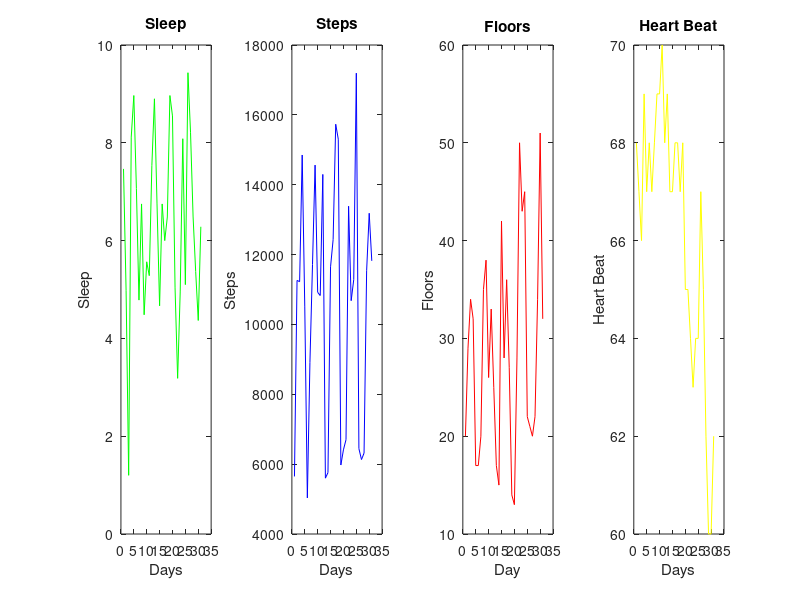

Write MATLAB code to recreate this figure.
function []=nayeem()
load('Data_Year.mat');
fprintf('ENCMP100 Assignment #4A Fitness Data Display\n');
fprintf('Anaylsed by Student Name (ccid)\n');
for i=1:size(Data,2)
    Totals(i,:)=ConvertAndSum(Data(i));
end
save('Total.mat','Totals');
GenPlots(Totals);
Stats = GenStats(Totals);
PrintData(Totals,Stats);
Monthly = ConvertAndSum_Monthly(Totals);
save('n_Monthly.mat','Monthly');
StatsMonthly = GenStatsMonthly(Monthly);
PrintMonthlyData(Monthly,StatsMonthly);
end
function [Totals] = ConvertAndSum(Data)
Totals.Month=Data.Month;
Totals.Day=Data.Day;
Totals.Year=Data.Year;
Totals.Steps=Data.Steps;
Totals.Distance=Data.Steps*0.0006;
Totals.Floors=Data.Floors;
Totals.Sleep_Hours=Data.Sleep_Hours+Data.Sleep_Minutes/60+Data.Nap_Hours+Data.Nap_Minutes/60;
Totals.RestingHR=Data.RestingHR;

end
function []=GenPlots(Totals)

for i=1:1:31
    s1(i)=Totals(i).Sleep_Hours;
    d1(i)=Totals(i).Day;
    st1(i)=Totals(i).Steps;
    f1(i)=Totals(i).Floors;
    r1(i)=Totals(i).RestingHR;
end

subplot(1,4,1), plot(d1,s1,'g'), title('Sleep'), xlabel('Days'), ylabel('Sleep'), subplot(1,4,2), plot(d1,st1,'b'), title('Steps'), xlabel('Days'), ylabel('Steps'), subplot(1,4,3), plot(d1,f1,'r'), title('Floors'), xlabel('Day'), ylabel('Floors'), subplot(1,4,4), plot(d1,r1,'y'), title('Heart Beat'), xlabel('Days'), ylabel('Heart Beat');
end
function [Stats]=GenStats(Totals)
Stats.minsl=min([Totals(:).Sleep_Hours]);
Stats.minst=min([Totals(:).Steps]);
Stats.minfl=min([Totals(:).Floors]);
Stats.maxsl=max([Totals(:).Sleep_Hours]);
Stats.maxst=max([Totals(:).Steps]);
Stats.maxfl=max([Totals(:).Floors]);
Stats.meansl=mean([Totals(:).Sleep_Hours]);
Stats.meanst=mean([Totals(:).Steps]);
Stats.meanfl=mean([Totals(:).Floors]);
end
function []=PrintData(Totals,Stats)
 fprintf('Month   Day   Year   Steps   Distance   Floors      Sleep   Resting HR\n');
for i=1:1:31
 fprintf('%s    %d     %d   %d    %f   %f   %f   %f\n',Totals(i).Month,Totals(i).Day,Totals(i).Year,Totals(i).Steps,Totals(i).Distance,Totals(i).Floors,Totals(i).Sleep_Hours,Totals(i).RestingHR);
end
 fprintf('Min value\n       Sleep(Hours): %f    Step:  %f Floors climbed:  %f \n',Stats.minsl,Stats.minst,Stats.minfl);
 fprintf('Max value\n       Sleep(Hours): %f    Step:  %f Floors climbed:  %f \n',Stats.maxsl,Stats.maxst,Stats.maxfl);
 fprintf('Mean value\n      Sleep(Hours): %f   Step:  %f Floors climbed:  %f \n',Stats.meansl,Stats.meanst,Stats.meanfl);
end

function [Monthly]= ConvertAndSum_Monthly(TotalsDaily)

            
for j=1:1:12
    if j==1
            Steps=0;
            Distance=0;
            Floors=0;
            Sleep=0;
            RestingHR=0;
      for i=1:1:31
            Monthly(j).Month=TotalsDaily(i).Month;
            Monthly(j).Day=31;
            Monthly(j).Year=2018;
            Steps=Steps+TotalsDaily(i).Steps;
            Distance=Distance+TotalsDaily(i).Distance;
            Floors=Floors+TotalsDaily(i).Floors;
            Sleep=Sleep+TotalsDaily(i).Sleep_Hours;
            RestingHR=RestingHR+TotalsDaily(i).RestingHR;
            Monthly(j).Steps=Steps;
            Monthly(j).Distance=Distance;
            Monthly(j).Floors=Floors;
            Monthly(j).Sleep=Sleep;
            Monthly(j).RestingHR=RestingHR/31;
            
      end
    elseif j==2
        Steps=0;
            Distance=0;
            Floors=0;
            Sleep=0;
            RestingHR=0;
        for i=32:1:59
            Monthly(j).Month=TotalsDaily(i).Month;
            Monthly(j).Day=28;
            Monthly(j).Year=2018;
            Steps=Steps+TotalsDaily(i).Steps;
            Distance=Distance+TotalsDaily(i).Distance;
            Floors=Floors+TotalsDaily(i).Floors;
            Sleep=Sleep+TotalsDaily(i).Sleep_Hours;
            RestingHR=RestingHR+TotalsDaily(i).RestingHR;
            Monthly(j).Steps=Steps;
            Monthly(j).Distance=Distance;
            Monthly(j).Floors=Floors;
            Monthly(j).Sleep=Sleep;
            Monthly(j).RestingHR=RestingHR/28;
        end
    elseif j==3
        Steps=0;
            Distance=0;
            Floors=0;
            Sleep=0;
            RestingHR=0;
        for i=60:1:90
            Monthly(j).Month=TotalsDaily(i).Month;
            Monthly(j).Day=31;
            Monthly(j).Year=2018;
            Steps=Steps+TotalsDaily(i).Steps;
            Distance=Distance+TotalsDaily(i).Distance;
            Floors=Floors+TotalsDaily(i).Floors;
            Sleep=Sleep+TotalsDaily(i).Sleep_Hours;
            RestingHR=RestingHR+TotalsDaily(i).RestingHR;
            Monthly(j).Steps=Steps;
            Monthly(j).Distance=Distance;
            Monthly(j).Floors=Floors;
            Monthly(j).Sleep=Sleep;
            Monthly(j).RestingHR=RestingHR/31;
        end
        elseif j==4
            Steps=0;
            Distance=0;
            Floors=0;
            Sleep=0;
            RestingHR=0;
        for i=91:1:120
            Monthly(j).Month=TotalsDaily(i).Month;
            Monthly(j).Day=30;
            Monthly(j).Year=2018;
            Steps=Steps+TotalsDaily(i).Steps;
            Distance=Distance+TotalsDaily(i).Distance;
            Floors=Floors+TotalsDaily(i).Floors;
            Sleep=Sleep+TotalsDaily(i).Sleep_Hours;
            RestingHR=RestingHR+TotalsDaily(i).RestingHR;
            Monthly(j).Steps=Steps;
            Monthly(j).Distance=Distance;
            Monthly(j).Floors=Floors;
            Monthly(j).Sleep=Sleep;
            Monthly(j).RestingHR=RestingHR/30;
        end
          elseif j==5
              Steps=0;
            Distance=0;
            Floors=0;
            Sleep=0;
            RestingHR=0;
        for i=121:1:151
            Monthly(j).Month=TotalsDaily(i).Month;
            Monthly(j).Day=31;
            Monthly(j).Year=2018;
            Steps=Steps+TotalsDaily(i).Steps;
            Distance=Distance+TotalsDaily(i).Distance;
            Floors=Floors+TotalsDaily(i).Floors;
            Sleep=Sleep+TotalsDaily(i).Sleep_Hours;
            RestingHR=RestingHR+TotalsDaily(i).RestingHR;
            Monthly(j).Steps=Steps;
            Monthly(j).Distance=Distance;
            Monthly(j).Floors=Floors;
            Monthly(j).Sleep=Sleep;
            Monthly(j).RestingHR=RestingHR/31;
        end
          elseif j==6
              Steps=0;
            Distance=0;
            Floors=0;
            Sleep=0;
            RestingHR=0;
        for i=152:1:181
            Monthly(j).Month=TotalsDaily(i).Month;
            Monthly(j).Day=30;
            Monthly(j).Year=2018;
            Steps=Steps+TotalsDaily(i).Steps;
            Distance=Distance+TotalsDaily(i).Distance;
            Floors=Floors+TotalsDaily(i).Floors;
            Sleep=Sleep+TotalsDaily(i).Sleep_Hours;
            RestingHR=RestingHR+TotalsDaily(i).RestingHR;
            Monthly(j).Steps=Steps;
            Monthly(j).Distance=Distance;
            Monthly(j).Floors=Floors;
            Monthly(j).Sleep=Sleep;
            Monthly(j).RestingHR=RestingHR/30;
        end
          elseif j==7
              Steps=0;
            Distance=0;
            Floors=0;
            Sleep=0;
            RestingHR=0;
        for i=182:1:212
            Monthly(j).Month=TotalsDaily(i).Month;
            Monthly(j).Day=31;
            Monthly(j).Year=2018;
            Steps=Steps+TotalsDaily(i).Steps;
            Distance=Distance+TotalsDaily(i).Distance;
            Floors=Floors+TotalsDaily(i).Floors;
            Sleep=Sleep+TotalsDaily(i).Sleep_Hours;
            RestingHR=RestingHR+TotalsDaily(i).RestingHR;
            Monthly(j).Steps=Steps;
            Monthly(j).Distance=Distance;
            Monthly(j).Floors=Floors;
            Monthly(j).Sleep=Sleep;
            Monthly(j).RestingHR=RestingHR/31;
        end
          elseif j==8
              Steps=0;
            Distance=0;
            Floors=0;
            Sleep=0;
            RestingHR=0;
        for i=213:1:243
            Monthly(j).Month=TotalsDaily(i).Month;
            Monthly(j).Day=31;
            Monthly(j).Year=2018;
            Steps=Steps+TotalsDaily(i).Steps;
            Distance=Distance+TotalsDaily(i).Distance;
            Floors=Floors+TotalsDaily(i).Floors;
            Sleep=Sleep+TotalsDaily(i).Sleep_Hours;
            RestingHR=RestingHR+TotalsDaily(i).RestingHR;
            Monthly(j).Steps=Steps;
            Monthly(j).Distance=Distance;
            Monthly(j).Floors=Floors;
            Monthly(j).Sleep=Sleep;
            Monthly(j).RestingHR=RestingHR/31;
        end
          elseif j==9
              Steps=0;
            Distance=0;
            Floors=0;
            Sleep=0;
            RestingHR=0;
        for i=244:1:273
            Monthly(j).Month=TotalsDaily(i).Month;
            Monthly(j).Day=30;
            Monthly(j).Year=2018;
            Steps=Steps+TotalsDaily(i).Steps;
            Distance=Distance+TotalsDaily(i).Distance;
            Floors=Floors+TotalsDaily(i).Floors;
            Sleep=Sleep+TotalsDaily(i).Sleep_Hours;
            RestingHR=RestingHR+TotalsDaily(i).RestingHR;
            Monthly(j).Steps=Steps;
            Monthly(j).Distance=Distance;
            Monthly(j).Floors=Floors;
            Monthly(j).Sleep=Sleep;
            Monthly(j).RestingHR=RestingHR/30;
        end
          elseif j==10
              Steps=0;
            Distance=0;
            Floors=0;
            Sleep=0;
            RestingHR=0;
        for i=274:1:304
            Monthly(j).Month=TotalsDaily(i).Month;
            Monthly(j).Day=31;
            Monthly(j).Year=2018;
            Steps=Steps+TotalsDaily(i).Steps;
            Distance=Distance+TotalsDaily(i).Distance;
            Floors=Floors+TotalsDaily(i).Floors;
            Sleep=Sleep+TotalsDaily(i).Sleep_Hours;
            RestingHR=RestingHR+TotalsDaily(i).RestingHR;
            Monthly(j).Steps=Steps;
            Monthly(j).Distance=Distance;
            Monthly(j).Floors=Floors;
            Monthly(j).Sleep=Sleep;
            Monthly(j).RestingHR=RestingHR/31;
        end
      elseif j==11
          Steps=0;
            Distance=0;
            Floors=0;
            Sleep=0;
            RestingHR=0;
        for i=305:1:334
            Monthly(j).Month=TotalsDaily(i).Month;
            Monthly(j).Day=30;
            Monthly(j).Year=2018;
           Steps=Steps+TotalsDaily(i).Steps;
            Distance=Distance+TotalsDaily(i).Distance;
            Floors=Floors+TotalsDaily(i).Floors;
            Sleep=Sleep+TotalsDaily(i).Sleep_Hours;
            RestingHR=RestingHR+TotalsDaily(i).RestingHR;
            Monthly(j).Steps=Steps;
            Monthly(j).Distance=Distance;
            Monthly(j).Floors=Floors;
            Monthly(j).Sleep=Sleep;
            Monthly(j).RestingHR=RestingHR/30;
        end
        elseif j==12
            Steps=0;
            Distance=0;
            Floors=0;
            Sleep=0;
            RestingHR=0;
        for i=335:1:365
            Monthly(j).Month=TotalsDaily(i).Month;
            Monthly(j).Day=31;
            Monthly(j).Year=2018;
Steps=Steps+TotalsDaily(i).Steps;
            Distance=Distance+TotalsDaily(i).Distance;
            Floors=Floors+TotalsDaily(i).Floors;
            Sleep=Sleep+TotalsDaily(i).Sleep_Hours;
            RestingHR=RestingHR+TotalsDaily(i).RestingHR;
            Monthly(j).Steps=Steps;
            Monthly(j).Distance=Distance;
            Monthly(j).Floors=Floors;
            Monthly(j).Sleep=Sleep;
            Monthly(j).RestingHR=RestingHR/31;
        end
    else
        fprintf('error');
      
   
            
    end
end
end
function []=PrintMonthlyData(TotalsMonth,StatsMonthly)
fprintf('Month     Day    Year    Steps    Distance     Floors       Sleep        Resting HR\n');
for i=1:1:12 
 fprintf('%s      %d     %d   %d    %f   %f   %f   %f\n',TotalsMonth(i).Month,TotalsMonth(i).Day,TotalsMonth(i).Year,TotalsMonth(i).Steps,TotalsMonth(i).Distance,TotalsMonth(i).Floors,TotalsMonth(i).Sleep,TotalsMonth(i).RestingHR);
end
fprintf('Min value monthly\n       Sleep(Hours): %f    Step:  %f Floors climbed:  %f \n',StatsMonthly.minsl,StatsMonthly.minst,StatsMonthly.minfl);
 fprintf('Max value monthly\n       Sleep(Hours): %f    Step:  %f Floors climbed:  %f \n',StatsMonthly.maxsl,StatsMonthly.maxst,StatsMonthly.maxfl);
 fprintf('Mean value monthly\n      Sleep(Hours): %f   Step:  %f Floors climbed:  %f \n',StatsMonthly.meansl,StatsMonthly.meanst,StatsMonthly.meanfl);
end
function [StatsMonthly]=GenStatsMonthly(Monthly)
StatsMonthly.minsl=min([Monthly(:).Sleep]);
StatsMonthly.minst=min([Monthly(:).Steps]);
StatsMonthly.minfl=min([Monthly(:).Floors]);
StatsMonthly.maxsl=max([Monthly(:).Sleep]);
StatsMonthly.maxst=max([Monthly(:).Steps]);
StatsMonthly.maxfl=max([Monthly(:).Floors]);
StatsMonthly.meansl=mean([Monthly(:).Sleep]);
StatsMonthly.meanst=mean([Monthly(:).Steps]);
StatsMonthly.meanfl=mean([Monthly(:).Floors]);
end
